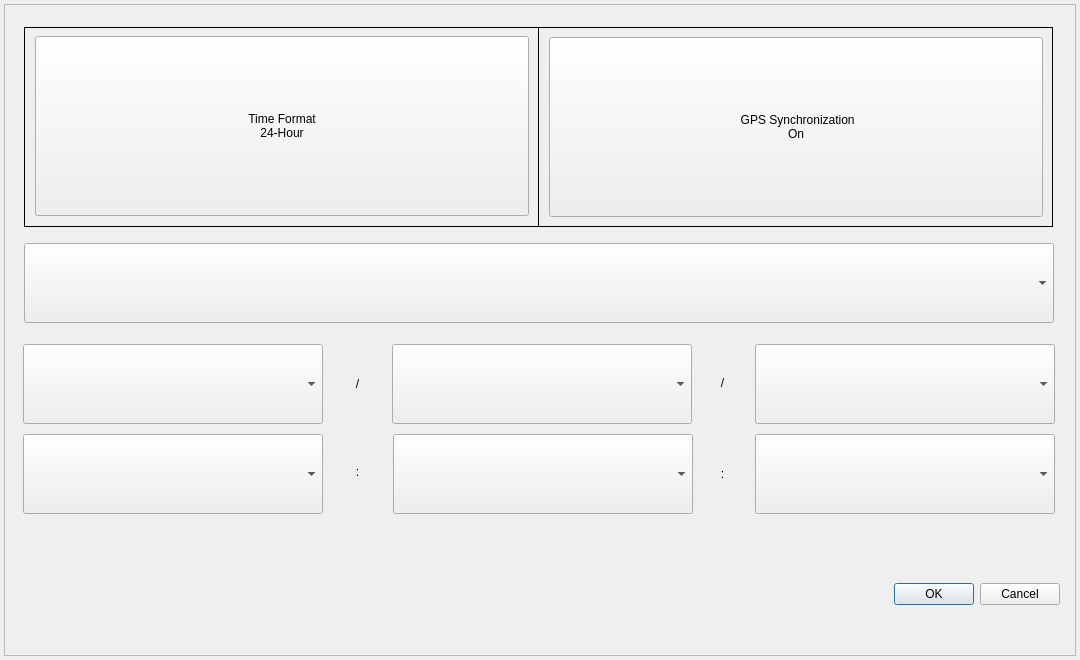
<?xml version="1.0" encoding="UTF-8"?>
<ui version="4.0">
 <class>SetDateTimeDialog</class>
 <widget class="QDialog" name="SetDateTimeDialog">
  <property name="geometry">
   <rect>
    <x>0</x>
    <y>0</y>
    <width>1080</width>
    <height>660</height>
   </rect>
  </property>
  <property name="maximumSize">
   <size>
    <width>1092</width>
    <height>902</height>
   </size>
  </property>
  <property name="windowTitle">
   <string>SetDateTimeDialog</string>
  </property>
  <widget class="QFrame" name="layoutFrame">
   <property name="geometry">
    <rect>
     <x>4</x>
     <y>4</y>
     <width>1072</width>
     <height>652</height>
    </rect>
   </property>
   <property name="sizePolicy">
    <sizepolicy hsizetype="Fixed" vsizetype="Fixed">
     <horstretch>4</horstretch>
     <verstretch>4</verstretch>
    </sizepolicy>
   </property>
   <property name="minimumSize">
    <size>
     <width>872</width>
     <height>652</height>
    </size>
   </property>
   <property name="frameShape">
    <enum>QFrame::StyledPanel</enum>
   </property>
   <property name="frameShadow">
    <enum>QFrame::Raised</enum>
   </property>
   <widget class="QDialogButtonBox" name="buttonBox">
    <property name="geometry">
     <rect>
      <x>646</x>
      <y>540</y>
      <width>410</width>
      <height>100</height>
     </rect>
    </property>
    <property name="minimumSize">
     <size>
      <width>0</width>
      <height>32</height>
     </size>
    </property>
    <property name="standardButtons">
     <set>QDialogButtonBox::Cancel|QDialogButtonBox::Ok</set>
    </property>
   </widget>
   <widget class="QComboBox" name="comboBoxTime_4">
    <property name="geometry">
     <rect>
      <x>19</x>
      <y>430</y>
      <width>300</width>
      <height>80</height>
     </rect>
    </property>
    <property name="minimumSize">
     <size>
      <width>300</width>
      <height>80</height>
     </size>
    </property>
    <property name="maximumSize">
     <size>
      <width>300</width>
      <height>80</height>
     </size>
    </property>
   </widget>
   <widget class="QComboBox" name="comboBoxTimeZone">
    <property name="geometry">
     <rect>
      <x>20</x>
      <y>239</y>
      <width>1030</width>
      <height>80</height>
     </rect>
    </property>
    <property name="sizePolicy">
     <sizepolicy hsizetype="Expanding" vsizetype="Fixed">
      <horstretch>0</horstretch>
      <verstretch>0</verstretch>
     </sizepolicy>
    </property>
    <property name="minimumSize">
     <size>
      <width>110</width>
      <height>80</height>
     </size>
    </property>
    <property name="maximumSize">
     <size>
      <width>16777215</width>
      <height>80</height>
     </size>
    </property>
   </widget>
   <widget class="QComboBox" name="comboBoxTime_1">
    <property name="geometry">
     <rect>
      <x>19</x>
      <y>340</y>
      <width>300</width>
      <height>80</height>
     </rect>
    </property>
    <property name="minimumSize">
     <size>
      <width>300</width>
      <height>80</height>
     </size>
    </property>
    <property name="maximumSize">
     <size>
      <width>300</width>
      <height>80</height>
     </size>
    </property>
   </widget>
   <widget class="QLabel" name="labelTime_1">
    <property name="geometry">
     <rect>
      <x>341</x>
      <y>340</y>
      <width>25</width>
      <height>80</height>
     </rect>
    </property>
    <property name="sizePolicy">
     <sizepolicy hsizetype="Fixed" vsizetype="Preferred">
      <horstretch>0</horstretch>
      <verstretch>0</verstretch>
     </sizepolicy>
    </property>
    <property name="minimumSize">
     <size>
      <width>25</width>
      <height>0</height>
     </size>
    </property>
    <property name="maximumSize">
     <size>
      <width>25</width>
      <height>80</height>
     </size>
    </property>
    <property name="text">
     <string>/</string>
    </property>
    <property name="alignment">
     <set>Qt::AlignCenter</set>
    </property>
   </widget>
   <widget class="QComboBox" name="comboBoxTime_5">
    <property name="geometry">
     <rect>
      <x>389</x>
      <y>430</y>
      <width>300</width>
      <height>80</height>
     </rect>
    </property>
    <property name="minimumSize">
     <size>
      <width>300</width>
      <height>80</height>
     </size>
    </property>
    <property name="maximumSize">
     <size>
      <width>300</width>
      <height>80</height>
     </size>
    </property>
   </widget>
   <widget class="QComboBox" name="comboBoxTime_2">
    <property name="geometry">
     <rect>
      <x>388</x>
      <y>340</y>
      <width>300</width>
      <height>80</height>
     </rect>
    </property>
    <property name="minimumSize">
     <size>
      <width>300</width>
      <height>80</height>
     </size>
    </property>
    <property name="maximumSize">
     <size>
      <width>300</width>
      <height>80</height>
     </size>
    </property>
   </widget>
   <widget class="QComboBox" name="comboBoxTime_3">
    <property name="geometry">
     <rect>
      <x>751</x>
      <y>340</y>
      <width>300</width>
      <height>80</height>
     </rect>
    </property>
    <property name="minimumSize">
     <size>
      <width>300</width>
      <height>80</height>
     </size>
    </property>
    <property name="maximumSize">
     <size>
      <width>300</width>
      <height>80</height>
     </size>
    </property>
   </widget>
   <widget class="QComboBox" name="comboBoxTime_6">
    <property name="geometry">
     <rect>
      <x>751</x>
      <y>430</y>
      <width>300</width>
      <height>80</height>
     </rect>
    </property>
    <property name="minimumSize">
     <size>
      <width>300</width>
      <height>80</height>
     </size>
    </property>
    <property name="maximumSize">
     <size>
      <width>300</width>
      <height>80</height>
     </size>
    </property>
   </widget>
   <widget class="QLabel" name="labelTime_3">
    <property name="geometry">
     <rect>
      <x>706</x>
      <y>430</y>
      <width>25</width>
      <height>80</height>
     </rect>
    </property>
    <property name="sizePolicy">
     <sizepolicy hsizetype="Fixed" vsizetype="Preferred">
      <horstretch>0</horstretch>
      <verstretch>0</verstretch>
     </sizepolicy>
    </property>
    <property name="minimumSize">
     <size>
      <width>25</width>
      <height>0</height>
     </size>
    </property>
    <property name="maximumSize">
     <size>
      <width>25</width>
      <height>80</height>
     </size>
    </property>
    <property name="text">
     <string>:</string>
    </property>
    <property name="alignment">
     <set>Qt::AlignCenter</set>
    </property>
   </widget>
   <widget class="QLabel" name="labelTime_4">
    <property name="geometry">
     <rect>
      <x>341</x>
      <y>428</y>
      <width>25</width>
      <height>80</height>
     </rect>
    </property>
    <property name="sizePolicy">
     <sizepolicy hsizetype="Fixed" vsizetype="Preferred">
      <horstretch>0</horstretch>
      <verstretch>0</verstretch>
     </sizepolicy>
    </property>
    <property name="minimumSize">
     <size>
      <width>25</width>
      <height>0</height>
     </size>
    </property>
    <property name="maximumSize">
     <size>
      <width>25</width>
      <height>80</height>
     </size>
    </property>
    <property name="text">
     <string>:</string>
    </property>
    <property name="alignment">
     <set>Qt::AlignCenter</set>
    </property>
   </widget>
   <widget class="QLabel" name="labelTime_2">
    <property name="geometry">
     <rect>
      <x>706</x>
      <y>339</y>
      <width>25</width>
      <height>80</height>
     </rect>
    </property>
    <property name="sizePolicy">
     <sizepolicy hsizetype="Fixed" vsizetype="Preferred">
      <horstretch>0</horstretch>
      <verstretch>0</verstretch>
     </sizepolicy>
    </property>
    <property name="minimumSize">
     <size>
      <width>25</width>
      <height>0</height>
     </size>
    </property>
    <property name="maximumSize">
     <size>
      <width>25</width>
      <height>80</height>
     </size>
    </property>
    <property name="text">
     <string>/</string>
    </property>
    <property name="alignment">
     <set>Qt::AlignCenter</set>
    </property>
   </widget>
   <widget class="QLabel" name="label">
    <property name="geometry">
     <rect>
      <x>20</x>
      <y>23</y>
      <width>515</width>
      <height>200</height>
     </rect>
    </property>
    <property name="frameShape">
     <enum>QFrame::Box</enum>
    </property>
    <property name="text">
     <string/>
    </property>
   </widget>
   <widget class="QLabel" name="label_2">
    <property name="geometry">
     <rect>
      <x>534</x>
      <y>23</y>
      <width>515</width>
      <height>200</height>
     </rect>
    </property>
    <property name="frameShape">
     <enum>QFrame::Box</enum>
    </property>
    <property name="text">
     <string/>
    </property>
   </widget>
   <widget class="QPushButton" name="buttonTimeFormat">
    <property name="geometry">
     <rect>
      <x>31</x>
      <y>32</y>
      <width>494</width>
      <height>180</height>
     </rect>
    </property>
    <property name="text">
     <string>Time Format
24-Hour</string>
    </property>
   </widget>
   <widget class="QPushButton" name="buttonGpsSync">
    <property name="geometry">
     <rect>
      <x>545</x>
      <y>33</y>
      <width>494</width>
      <height>180</height>
     </rect>
    </property>
    <property name="text">
     <string> GPS Synchronization
On</string>
    </property>
   </widget>
   <zorder>label_2</zorder>
   <zorder>label</zorder>
   <zorder>buttonBox</zorder>
   <zorder>comboBoxTime_4</zorder>
   <zorder>comboBoxTimeZone</zorder>
   <zorder>comboBoxTime_1</zorder>
   <zorder>labelTime_1</zorder>
   <zorder>comboBoxTime_5</zorder>
   <zorder>comboBoxTime_2</zorder>
   <zorder>comboBoxTime_3</zorder>
   <zorder>comboBoxTime_6</zorder>
   <zorder>labelTime_3</zorder>
   <zorder>labelTime_4</zorder>
   <zorder>labelTime_2</zorder>
   <zorder>buttonTimeFormat</zorder>
   <zorder>buttonGpsSync</zorder>
  </widget>
 </widget>
 <layoutdefault spacing="6" margin="11"/>
 <tabstops>
  <tabstop>buttonBox</tabstop>
 </tabstops>
 <resources/>
 <connections/>
</ui>
